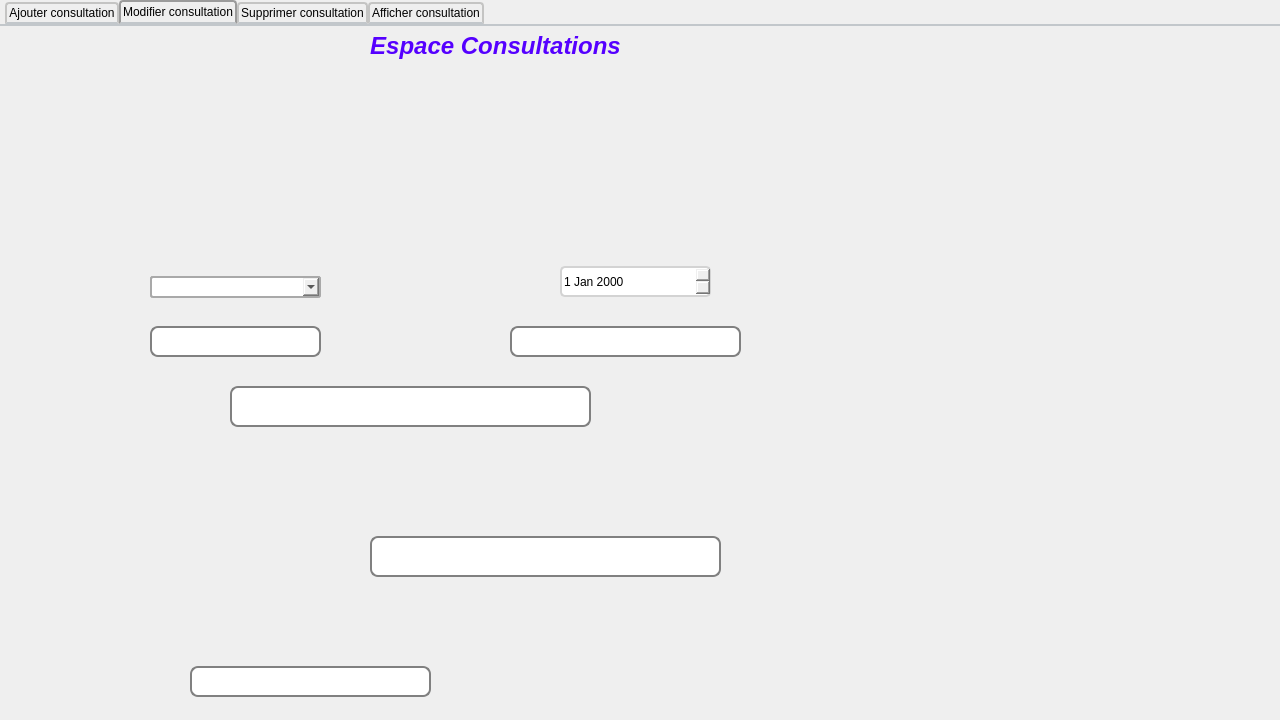
<?xml version="1.0" encoding="UTF-8"?>
<ui version="4.0">
 <class>Consultations</class>
 <widget class="QDialog" name="Consultations">
  <property name="geometry">
   <rect>
    <x>0</x>
    <y>0</y>
    <width>1280</width>
    <height>720</height>
   </rect>
  </property>
  <property name="minimumSize">
   <size>
    <width>1280</width>
    <height>720</height>
   </size>
  </property>
  <property name="maximumSize">
   <size>
    <width>1280</width>
    <height>720</height>
   </size>
  </property>
  <property name="baseSize">
   <size>
    <width>1280</width>
    <height>720</height>
   </size>
  </property>
  <property name="windowTitle">
   <string>MED++</string>
  </property>
  <widget class="QTabWidget" name="tabWidget">
   <property name="geometry">
    <rect>
     <x>0</x>
     <y>0</y>
     <width>1281</width>
     <height>721</height>
    </rect>
   </property>
   <property name="maximumSize">
    <size>
     <width>16777215</width>
     <height>16777215</height>
    </size>
   </property>
   <property name="styleSheet">
    <string notr="true">QTabWidget::pane { /* The tab widget frame */
    border-top: 2px solid #C2C7CB;
}

QTabWidget::tab-bar {
    left: 5px; /* move to the right by 5px */
}

/* Style the tab using the tab sub-control. Note that
    it reads QTabBar _not_ QTabWidget */
QTabBar::tab {
    background: qlineargradient(x1: 0, y1: 0, x2: 0, y2: 1,
                                stop: 0 #E1E1E1, stop: 0.4 #DDDDDD,
                                stop: 0.5 #D8D8D8, stop: 1.0 #D3D3D3);
    border: 2px solid #C4C4C3;
    border-bottom-color: #C2C7CB; /* same as the pane color */
    border-top-left-radius: 4px;
    border-top-right-radius: 4px;
    min-width: 8ex;
    padding: 2px;
}

QTabBar::tab:selected, QTabBar::tab:hover {
    background: qlineargradient(x1: 0, y1: 0, x2: 0, y2: 1,
                                stop: 0 #fafafa, stop: 0.4 #f4f4f4,
                                stop: 0.5 #e7e7e7, stop: 1.0 #fafafa);
}

QTabBar::tab:selected {
    border-color: #9B9B9B;
    border-bottom-color: #C2C7CB; /* same as pane color */
}

QTabBar::tab:!selected {
    margin-top: 2px; /* make non-selected tabs look smaller */
}</string>
   </property>
   <property name="currentIndex">
    <number>1</number>
   </property>
   <widget class="QWidget" name="tab">
    <attribute name="title">
     <string>Ajouter consultation</string>
    </attribute>
    <widget class="QWidget" name="widget" native="true">
     <property name="geometry">
      <rect>
       <x>0</x>
       <y>0</y>
       <width>1281</width>
       <height>701</height>
      </rect>
     </property>
     <property name="styleSheet">
      <string notr="true">QWidget#widget
{
	background-image: url(:/Ajouter Consultation.png);
}</string>
     </property>
     <widget class="QLineEdit" name="line_reff">
      <property name="geometry">
       <rect>
        <x>150</x>
        <y>229</y>
        <width>171</width>
        <height>21</height>
       </rect>
      </property>
      <property name="styleSheet">
       <string notr="true">/*QLineEdit:read-only {
background: lightblue;
}*/
QLineEdit {
padding: 1px;
border-style: solid;
border: 2px solid gray;
border-radius: 8px;
}</string>
      </property>
     </widget>
     <widget class="QLineEdit" name="line_pat">
      <property name="geometry">
       <rect>
        <x>150</x>
        <y>290</y>
        <width>171</width>
        <height>21</height>
       </rect>
      </property>
     </widget>
     <widget class="QLineEdit" name="line_sym">
      <property name="geometry">
       <rect>
        <x>490</x>
        <y>290</y>
        <width>231</width>
        <height>31</height>
       </rect>
      </property>
      <property name="styleSheet">
       <string notr="true">/*QLineEdit:read-only {
background: lightblue;
}*/

QLineEdit {
padding: 1px;
border-style: solid;
border: 2px solid gray;
border-radius: 8px;
}</string>
      </property>
     </widget>
     <widget class="QLineEdit" name="line_exa">
      <property name="geometry">
       <rect>
        <x>250</x>
        <y>340</y>
        <width>471</width>
        <height>31</height>
       </rect>
      </property>
      <property name="styleSheet">
       <string notr="true">/*QLineEdit:read-only {
background: lightblue;
}*/
QLineEdit {
padding: 1px;
border-style: solid;
border: 2px solid gray;
border-radius: 8px;
}</string>
      </property>
      <property name="alignment">
       <set>Qt::AlignLeading|Qt::AlignLeft|Qt::AlignTop</set>
      </property>
     </widget>
     <widget class="QLineEdit" name="line_res">
      <property name="geometry">
       <rect>
        <x>360</x>
        <y>490</y>
        <width>361</width>
        <height>41</height>
       </rect>
      </property>
      <property name="styleSheet">
       <string notr="true">/*QLineEdit:read-only {
background: lightblue;
}*/

QLineEdit {
padding: 1px;
border-style: solid;
border: 2px solid gray;
border-radius: 8px;
}</string>
      </property>
      <property name="alignment">
       <set>Qt::AlignLeading|Qt::AlignLeft|Qt::AlignTop</set>
      </property>
     </widget>
     <widget class="QLineEdit" name="line_dia">
      <property name="geometry">
       <rect>
        <x>180</x>
        <y>630</y>
        <width>281</width>
        <height>31</height>
       </rect>
      </property>
      <property name="styleSheet">
       <string notr="true">QLineEdit:read-only {
background: lightblue;
}</string>
      </property>
     </widget>
     <widget class="QWidget" name="widget_5" native="true">
      <property name="geometry">
       <rect>
        <x>1150</x>
        <y>80</y>
        <width>120</width>
        <height>41</height>
       </rect>
      </property>
      <widget class="QPushButton" name="pushButton">
       <property name="geometry">
        <rect>
         <x>0</x>
         <y>0</y>
         <width>121</width>
         <height>41</height>
        </rect>
       </property>
       <property name="styleSheet">
        <string notr="true">QPushButton{
border-style:solid;

background-color:#AARRGGBB ;
color:#fff;
border-radius:7px;
}

</string>
       </property>
       <property name="text">
        <string/>
       </property>
      </widget>
     </widget>
     <widget class="QWidget" name="widget_6" native="true">
      <property name="geometry">
       <rect>
        <x>1140</x>
        <y>410</y>
        <width>120</width>
        <height>41</height>
       </rect>
      </property>
      <widget class="QPushButton" name="Ajouter">
       <property name="geometry">
        <rect>
         <x>0</x>
         <y>0</y>
         <width>121</width>
         <height>41</height>
        </rect>
       </property>
       <property name="styleSheet">
        <string notr="true">QPushButton{
border-style:solid;

background-color:#AARRGGBB ;
color:#fff;
border-radius:7px;
}


QPushButton:pressed {
    background-color: qlineargradient(x1: 0, y1: 0, x2: 0, y2: 1,
                                      stop: 0 #dadbde, stop: 1 #f6f7fa);
}

</string>
       </property>
       <property name="text">
        <string/>
       </property>
       <property name="icon">
        <iconset resource="reosurces.qrc">
         <normaloff>:/icon.png</normaloff>:/icon.png</iconset>
       </property>
      </widget>
     </widget>
     <widget class="QDateEdit" name="dateEdit">
      <property name="geometry">
       <rect>
        <x>560</x>
        <y>230</y>
        <width>111</width>
        <height>22</height>
       </rect>
      </property>
      <property name="styleSheet">
       <string notr="true">
QDateEdit::drop-down {
	subcontrol-origin: padding;
	subcontrol-position: top right;
	width: 15px;
 
	border-left-width: 1px;
	border-left-color: darkgray;
	border-left-style: solid;
	border-top-right-radius: 3px;
	border-bottom-right-radius: 3px;
}
QDateEdit {
	border: 2px solid lightgray;
	border-radius: 5px;
}


</string>
      </property>
     </widget>
     <widget class="QTextEdit" name="textEdit1">
      <property name="geometry">
       <rect>
        <x>850</x>
        <y>430</y>
        <width>251</width>
        <height>241</height>
       </rect>
      </property>
      <property name="styleSheet">
       <string notr="true">/*border-width:2px;
border-style:solid;
border-color:darkblue;*/
QTextEdit {
padding: 1px;
border-style: solid;
border: 2px solid gray;
border-radius: 8px;
}</string>
      </property>
     </widget>
     <widget class="QPushButton" name="imprimer">
      <property name="geometry">
       <rect>
        <x>1120</x>
        <y>580</y>
        <width>93</width>
        <height>28</height>
       </rect>
      </property>
      <property name="styleSheet">
       <string notr="true">QPushButton {
    border: 2px solid #8f8f91;
    border-radius: 6px;
    background-color: qlineargradient(x1: 0, y1: 0, x2: 0, y2: 1,
                                      stop: 0 #f6f7fa, stop: 1 #dadbde);
    min-width: 80px;
}
QPushButton:pressed {
    background-color: qlineargradient(x1: 0, y1: 0, x2: 0, y2: 1,
                                      stop: 0 #dadbde, stop: 1 #f6f7fa);
}

QPushButton:flat {
    border: none; /* no border for a flat push button */
}

QPushButton:default {
    border-color: navy; /* make the default button prominent */
}
QPushButton:open { /* when the button has its menu open */
    background-color: qlineargradient(x1: 0, y1: 0, x2: 0, y2: 1,
                                      stop: 0 #dadbde, stop: 1 #f6f7fa);
}

QPushButton::menu-indicator {
    image: url(menu_indicator.png);
    subcontrol-origin: padding;
    subcontrol-position: bottom right;
}

QPushButton::menu-indicator:pressed, QPushButton::menu-indicator:open {
    position: relative;
    top: 2px; left: 2px; /* shift the arrow by 2 px */
}</string>
      </property>
      <property name="text">
       <string>Imprimer</string>
      </property>
     </widget>
     <widget class="QComboBox" name="comboBox_2">
      <property name="geometry">
       <rect>
        <x>150</x>
        <y>290</y>
        <width>171</width>
        <height>22</height>
       </rect>
      </property>
      <property name="styleSheet">
       <string notr="true">border-width:2px;
border-style:solid;
border-color:darkblue;

border-radius: 3px;
padding: 1px 18px 1px 3px;
min-width: 6em;

background: qlineargradient(x1: 0, y1: 0, x2: 0, y2: 1,
                       stop: 0 #D3D3D3, stop: 0.4 #D8D8D8,
                       stop: 0.5 #DDDDDD, stop: 1.0 #E1E1E1);


padding-top: 3px;
padding-left: 4px;

subcontrol-origin: padding;
subcontrol-position: top right;
width: 15px;

border-left-width: 1px;
border-left-color: darkgray;
border-left-style: solid; 
border-top-right-radius: 3px; 
border-bottom-right-radius: 3px;

top: 1px;
left: 1px;

border: 2px solid darkgray;
selection-background-color: lightgray;</string>
      </property>
     </widget>
     <widget class="QPushButton" name="sauvegarder">
      <property name="geometry">
       <rect>
        <x>1120</x>
        <y>540</y>
        <width>93</width>
        <height>28</height>
       </rect>
      </property>
      <property name="styleSheet">
       <string notr="true">QPushButton {
    border: 2px solid #8f8f91;
    border-radius: 6px;
    background-color: qlineargradient(x1: 0, y1: 0, x2: 0, y2: 1,
                                      stop: 0 #f6f7fa, stop: 1 #dadbde);
    min-width: 80px;
}
QPushButton:pressed {
    background-color: qlineargradient(x1: 0, y1: 0, x2: 0, y2: 1,
                                      stop: 0 #dadbde, stop: 1 #f6f7fa);
}

QPushButton:flat {
    border: none; /* no border for a flat push button */
}

QPushButton:default {
    border-color: navy; /* make the default button prominent */
}
QPushButton:open { /* when the button has its menu open */
    background-color: qlineargradient(x1: 0, y1: 0, x2: 0, y2: 1,
                                      stop: 0 #dadbde, stop: 1 #f6f7fa);
}

QPushButton::menu-indicator {
    image: url(menu_indicator.png);
    subcontrol-origin: padding;
    subcontrol-position: bottom right;
}

QPushButton::menu-indicator:pressed, QPushButton::menu-indicator:open {
    position: relative;
    top: 2px; left: 2px; /* shift the arrow by 2 px */
}</string>
      </property>
      <property name="text">
       <string>sauvegarder</string>
      </property>
     </widget>
     <widget class="QLabel" name="label_4">
      <property name="geometry">
       <rect>
        <x>930</x>
        <y>390</y>
        <width>91</width>
        <height>20</height>
       </rect>
      </property>
      <property name="text">
       <string>&lt;html&gt;&lt;head/&gt;&lt;body&gt;&lt;p align=&quot;center&quot;&gt;&lt;span style=&quot; font-size:12pt; font-weight:600; color:#7777ff;&quot;&gt;NOTE:&lt;/span&gt;&lt;/p&gt;&lt;/body&gt;&lt;/html&gt;</string>
      </property>
     </widget>
     <widget class="QLabel" name="label_3">
      <property name="geometry">
       <rect>
        <x>360</x>
        <y>0</y>
        <width>341</width>
        <height>41</height>
       </rect>
      </property>
      <property name="text">
       <string>&lt;html&gt;&lt;head/&gt;&lt;body&gt;&lt;p align=&quot;center&quot;&gt;&lt;span style=&quot; font-size:xx-large; font-weight:600; font-style:italic; color:#5500ff;&quot;&gt;Espace Consultations&lt;/span&gt;&lt;/p&gt;&lt;/body&gt;&lt;/html&gt;</string>
      </property>
     </widget>
     <widget class="QComboBox" name="diagnostique">
      <property name="geometry">
       <rect>
        <x>180</x>
        <y>630</y>
        <width>281</width>
        <height>31</height>
       </rect>
      </property>
      <property name="styleSheet">
       <string notr="true">border-width:2px;
border-style:solid;
border-color:darkblue;

border-radius: 3px;
padding: 1px 18px 1px 3px;
min-width: 6em;

background: qlineargradient(x1: 0, y1: 0, x2: 0, y2: 1,
                       stop: 0 #D3D3D3, stop: 0.4 #D8D8D8,
                       stop: 0.5 #DDDDDD, stop: 1.0 #E1E1E1);


padding-top: 3px;
padding-left: 4px;

subcontrol-origin: padding;
subcontrol-position: top right;
width: 15px;

border-left-width: 1px;
border-left-color: darkgray;
border-left-style: solid; 
border-top-right-radius: 3px; 
border-bottom-right-radius: 3px;

top: 1px;
left: 1px;

border: 2px solid darkgray;
selection-background-color: lightgray;</string>
      </property>
     </widget>
    </widget>
   </widget>
   <widget class="QWidget" name="tab_2">
    <attribute name="title">
     <string>Modifier consultation</string>
    </attribute>
    <widget class="QWidget" name="widget_2" native="true">
     <property name="geometry">
      <rect>
       <x>0</x>
       <y>0</y>
       <width>1281</width>
       <height>701</height>
      </rect>
     </property>
     <property name="styleSheet">
      <string notr="true">QWidget#widget_2
{
	background-image: url(:/ModifierConsultation.png);
}</string>
     </property>
     <widget class="QLineEdit" name="idd">
      <property name="geometry">
       <rect>
        <x>150</x>
        <y>300</y>
        <width>171</width>
        <height>31</height>
       </rect>
      </property>
      <property name="styleSheet">
       <string notr="true">QLineEdit {
padding: 1px;
border-style: solid;
border: 2px solid gray;
border-radius: 8px;
}

/*QLineEdit:read-only {
background: lightblue;

}*/

</string>
      </property>
     </widget>
     <widget class="QLineEdit" name="res_exam">
      <property name="geometry">
       <rect>
        <x>370</x>
        <y>510</y>
        <width>351</width>
        <height>41</height>
       </rect>
      </property>
      <property name="styleSheet">
       <string notr="true">/*QLineEdit:read-only {
background: lightblue;
}*/
QLineEdit {
padding: 1px;
border-style: solid;
border: 2px solid gray;
border-radius: 8px;
}</string>
      </property>
      <property name="alignment">
       <set>Qt::AlignLeading|Qt::AlignLeft|Qt::AlignTop</set>
      </property>
     </widget>
     <widget class="QLineEdit" name="symp">
      <property name="geometry">
       <rect>
        <x>510</x>
        <y>300</y>
        <width>231</width>
        <height>31</height>
       </rect>
      </property>
      <property name="styleSheet">
       <string notr="true">/*QLineEdit:read-only {
background: lightblue;
}*/
QLineEdit {
padding: 1px;
border-style: solid;
border: 2px solid gray;
border-radius: 8px;
}</string>
      </property>
     </widget>
     <widget class="QLineEdit" name="diag">
      <property name="geometry">
       <rect>
        <x>190</x>
        <y>640</y>
        <width>241</width>
        <height>31</height>
       </rect>
      </property>
      <property name="styleSheet">
       <string notr="true">/*QLineEdit:read-only {
background: lightblue;
}*/
QLineEdit {
padding: 1px;
border-style: solid;
border: 2px solid gray;
border-radius: 8px;
}</string>
      </property>
     </widget>
     <widget class="QLineEdit" name="reff_const">
      <property name="geometry">
       <rect>
        <x>150</x>
        <y>250</y>
        <width>171</width>
        <height>21</height>
       </rect>
      </property>
     </widget>
     <widget class="QLineEdit" name="exam">
      <property name="geometry">
       <rect>
        <x>230</x>
        <y>360</y>
        <width>361</width>
        <height>41</height>
       </rect>
      </property>
      <property name="styleSheet">
       <string notr="true">QLineEdit {
padding: 1px;
border-style: solid;
border: 2px solid gray;
border-radius: 8px;
}</string>
      </property>
      <property name="alignment">
       <set>Qt::AlignLeading|Qt::AlignLeft|Qt::AlignTop</set>
      </property>
     </widget>
     <widget class="QPushButton" name="pushButton_3">
      <property name="geometry">
       <rect>
        <x>1160</x>
        <y>80</y>
        <width>111</width>
        <height>41</height>
       </rect>
      </property>
      <property name="styleSheet">
       <string notr="true">QPushButton{
border-style:solid;

background-color:#AARRGGBB ;
color:#fff;
border-radius:7px;
}

</string>
      </property>
      <property name="text">
       <string/>
      </property>
     </widget>
     <widget class="QPushButton" name="modifier_consultation">
      <property name="geometry">
       <rect>
        <x>1150</x>
        <y>410</y>
        <width>121</width>
        <height>41</height>
       </rect>
      </property>
      <property name="styleSheet">
       <string notr="true">QPushButton{
border-style:solid;

background-color:#AARRGGBB ;
color:#fff;
border-radius:7px;
}

</string>
      </property>
      <property name="text">
       <string/>
      </property>
     </widget>
     <widget class="QDateEdit" name="dateEdit_2">
      <property name="geometry">
       <rect>
        <x>560</x>
        <y>240</y>
        <width>151</width>
        <height>31</height>
       </rect>
      </property>
      <property name="styleSheet">
       <string notr="true">
QDateEdit::drop-down {
	subcontrol-origin: padding;
	subcontrol-position: top right;
	width: 15px;
 
	border-left-width: 1px;
	border-left-color: darkgray;
	border-left-style: solid;
	border-top-right-radius: 3px;
	border-bottom-right-radius: 3px;
}
QDateEdit {
	border: 2px solid lightgray;
	border-radius: 5px;
}


</string>
      </property>
     </widget>
     <widget class="QComboBox" name="comboBox_3">
      <property name="geometry">
       <rect>
        <x>150</x>
        <y>250</y>
        <width>171</width>
        <height>22</height>
       </rect>
      </property>
      <property name="styleSheet">
       <string notr="true">border-width:2px;
border-style:solid;
border-color:darkblue;

border-radius: 3px;
padding: 1px 18px 1px 3px;
min-width: 6em;

background: qlineargradient(x1: 0, y1: 0, x2: 0, y2: 1,
                       stop: 0 #D3D3D3, stop: 0.4 #D8D8D8,
                       stop: 0.5 #DDDDDD, stop: 1.0 #E1E1E1);


padding-top: 3px;
padding-left: 4px;

subcontrol-origin: padding;
subcontrol-position: top right;
width: 15px;

border-left-width: 1px;
border-left-color: darkgray;
border-left-style: solid; 
border-top-right-radius: 3px; 
border-bottom-right-radius: 3px;

top: 1px;
left: 1px;

border: 2px solid darkgray;
selection-background-color: lightgray;

</string>
      </property>
     </widget>
     <widget class="QLabel" name="lc1">
      <property name="geometry">
       <rect>
        <x>350</x>
        <y>0</y>
        <width>291</width>
        <height>41</height>
       </rect>
      </property>
      <property name="text">
       <string>&lt;html&gt;&lt;head/&gt;&lt;body&gt;&lt;p align=&quot;center&quot;&gt;&lt;span style=&quot; font-size:xx-large; font-weight:600; font-style:italic; color:#5500ff;&quot;&gt;Espace Consultations&lt;/span&gt;&lt;/p&gt;&lt;/body&gt;&lt;/html&gt;</string>
      </property>
     </widget>
     <widget class="QPushButton" name="choisir">
      <property name="geometry">
       <rect>
        <x>400</x>
        <y>180</y>
        <width>121</width>
        <height>41</height>
       </rect>
      </property>
      <property name="styleSheet">
       <string notr="true">QPushButton{
border-style:solid;

background-color:#AARRGGBB ;
color:#fff;
border-radius:7px;
}

</string>
      </property>
      <property name="text">
       <string/>
      </property>
     </widget>
     <widget class="QPushButton" name="actualiser">
      <property name="geometry">
       <rect>
        <x>360</x>
        <y>180</y>
        <width>31</width>
        <height>31</height>
       </rect>
      </property>
      <property name="styleSheet">
       <string notr="true">QPushButton{
border-style:solid;

background-color:#AARRGGBB ;
color:#fff;
border-radius:7px;
}

</string>
      </property>
      <property name="text">
       <string/>
      </property>
     </widget>
     <zorder>reff_const</zorder>
     <zorder>idd</zorder>
     <zorder>res_exam</zorder>
     <zorder>symp</zorder>
     <zorder>diag</zorder>
     <zorder>exam</zorder>
     <zorder>pushButton_3</zorder>
     <zorder>modifier_consultation</zorder>
     <zorder>dateEdit_2</zorder>
     <zorder>comboBox_3</zorder>
     <zorder>lc1</zorder>
     <zorder>choisir</zorder>
     <zorder>actualiser</zorder>
    </widget>
   </widget>
   <widget class="QWidget" name="tab_3">
    <attribute name="title">
     <string>Supprimer consultation</string>
    </attribute>
    <widget class="QWidget" name="widget_3" native="true">
     <property name="geometry">
      <rect>
       <x>0</x>
       <y>0</y>
       <width>1281</width>
       <height>691</height>
      </rect>
     </property>
     <property name="styleSheet">
      <string notr="true">QWidget#widget_3
{
	background-image: url(:/SuppConst.png);
}</string>
     </property>
     <widget class="QLineEdit" name="reff">
      <property name="geometry">
       <rect>
        <x>340</x>
        <y>350</y>
        <width>251</width>
        <height>31</height>
       </rect>
      </property>
      <property name="styleSheet">
       <string notr="true">QLineEdit:read-only {
background: lightblue;
}</string>
      </property>
      <property name="clearButtonEnabled">
       <bool>true</bool>
      </property>
     </widget>
     <widget class="QPushButton" name="pushButton_5">
      <property name="geometry">
       <rect>
        <x>1150</x>
        <y>80</y>
        <width>111</width>
        <height>41</height>
       </rect>
      </property>
      <property name="styleSheet">
       <string notr="true">QPushButton{
border-style:solid;

background-color:#AARRGGBB ;
color:#fff;
border-radius:7px;
}

</string>
      </property>
      <property name="text">
       <string/>
      </property>
     </widget>
     <widget class="QPushButton" name="supprimer_consultation">
      <property name="geometry">
       <rect>
        <x>1120</x>
        <y>640</y>
        <width>121</width>
        <height>41</height>
       </rect>
      </property>
      <property name="styleSheet">
       <string notr="true">QPushButton{
border-style:solid;

background-color:#AARRGGBB ;
color:#fff;
border-radius:7px;
}

</string>
      </property>
      <property name="text">
       <string/>
      </property>
     </widget>
     <widget class="QLabel" name="lc_2">
      <property name="geometry">
       <rect>
        <x>410</x>
        <y>0</y>
        <width>291</width>
        <height>41</height>
       </rect>
      </property>
      <property name="text">
       <string>&lt;html&gt;&lt;head/&gt;&lt;body&gt;&lt;p align=&quot;center&quot;&gt;&lt;span style=&quot; font-size:xx-large; font-weight:600; font-style:italic; color:#5500ff;&quot;&gt;Espace Consultations&lt;/span&gt;&lt;/p&gt;&lt;/body&gt;&lt;/html&gt;</string>
      </property>
     </widget>
     <widget class="QComboBox" name="supprimer">
      <property name="geometry">
       <rect>
        <x>340</x>
        <y>350</y>
        <width>251</width>
        <height>31</height>
       </rect>
      </property>
      <property name="styleSheet">
       <string notr="true">border-width:2px;
border-style:solid;
border-color:darkblue;

border-radius: 3px;
padding: 1px 18px 1px 3px;
min-width: 6em;

background: qlineargradient(x1: 0, y1: 0, x2: 0, y2: 1,
                       stop: 0 #D3D3D3, stop: 0.4 #D8D8D8,
                       stop: 0.5 #DDDDDD, stop: 1.0 #E1E1E1);


padding-top: 3px;
padding-left: 4px;

subcontrol-origin: padding;
subcontrol-position: top right;
width: 15px;

border-left-width: 1px;
border-left-color: darkgray;
border-left-style: solid; 
border-top-right-radius: 3px; 
border-bottom-right-radius: 3px;

top: 1px;
left: 1px;

border: 2px solid darkgray;
selection-background-color: lightgray;

</string>
      </property>
     </widget>
    </widget>
   </widget>
   <widget class="QWidget" name="tab_4">
    <attribute name="title">
     <string>Afficher consultation</string>
    </attribute>
    <widget class="QWidget" name="widget_4" native="true">
     <property name="geometry">
      <rect>
       <x>-20</x>
       <y>0</y>
       <width>1281</width>
       <height>691</height>
      </rect>
     </property>
     <property name="styleSheet">
      <string notr="true">QWidget#widget_4 
{
	background-image: url(:/AfficherCnst.png);
}</string>
     </property>
     <widget class="QTableView" name="TabConsultation">
      <property name="geometry">
       <rect>
        <x>90</x>
        <y>240</y>
        <width>981</width>
        <height>291</height>
       </rect>
      </property>
      <property name="styleSheet">
       <string notr="true">QTableView QTableCornerButton::section {
    background: red;
    border: 2px outset red;
}
QTableView {
    selection-background-color: qlineargradient(x1: 0, y1: 0, x2: 0.5, y2: 0.5,
                                stop: 0 #FF92BB, stop: 1 gray);
}
 QScrollBar:vertical {
     border: 2px solid grey;
     background: #32CC99;
     width: 15px;
     margin: 22px 0 22px 0;
 }
 QScrollBar::handle:vertical {
     background: white;
     min-height: 20px;
 }
 QScrollBar::add-line:vertical {
     border: 2px solid grey;
     background: #32CC99;
     height: 20px;
     subcontrol-position: bottom;
     subcontrol-origin: margin;
 }

 QScrollBar::sub-line:vertical {
     border: 2px solid grey;
     background: #32CC99;
     height: 20px;
     subcontrol-position: top;
     subcontrol-origin: margin;
 }
 QScrollBar::up-arrow:vertical, QScrollBar::down-arrow:vertical {
     border: 2px solid grey;
     width: 3px;
     height: 3px;
     background: white;
 }

 QScrollBar::add-page:vertical, QScrollBar::sub-page:vertical {
     background: none;
 }

</string>
      </property>
     </widget>
     <widget class="QPushButton" name="pushButton_7">
      <property name="geometry">
       <rect>
        <x>1150</x>
        <y>80</y>
        <width>111</width>
        <height>41</height>
       </rect>
      </property>
      <property name="styleSheet">
       <string notr="true">QPushButton{
border-style:solid;

background-color:#AARRGGBB ;
color:#fff;
border-radius:7px;
}

</string>
      </property>
      <property name="text">
       <string/>
      </property>
     </widget>
     <widget class="QLabel" name="label_2">
      <property name="geometry">
       <rect>
        <x>30</x>
        <y>200</y>
        <width>81</width>
        <height>21</height>
       </rect>
      </property>
      <property name="font">
       <font>
        <family>Agency FB</family>
        <pointsize>16</pointsize>
       </font>
      </property>
      <property name="text">
       <string>Trier Par : </string>
      </property>
     </widget>
     <widget class="QRadioButton" name="tri_date">
      <property name="geometry">
       <rect>
        <x>230</x>
        <y>200</y>
        <width>95</width>
        <height>20</height>
       </rect>
      </property>
      <property name="styleSheet">
       <string notr="true">QRadioButton::indicator {
    width: 13px;
    height: 13px;
}





</string>
      </property>
      <property name="text">
       <string>Date</string>
      </property>
     </widget>
     <widget class="QRadioButton" name="tri_reff">
      <property name="geometry">
       <rect>
        <x>350</x>
        <y>200</y>
        <width>95</width>
        <height>20</height>
       </rect>
      </property>
      <property name="styleSheet">
       <string notr="true">QRadioButton::indicator {
    width: 13px;
    height: 13px;
}</string>
      </property>
      <property name="text">
       <string>référence</string>
      </property>
     </widget>
     <widget class="QRadioButton" name="tri_id">
      <property name="geometry">
       <rect>
        <x>480</x>
        <y>200</y>
        <width>95</width>
        <height>20</height>
       </rect>
      </property>
      <property name="styleSheet">
       <string notr="true">QRadioButton::indicator {
    width: 13px;
    height: 13px;
}</string>
      </property>
      <property name="text">
       <string>identifiant</string>
      </property>
     </widget>
     <widget class="QLabel" name="lc_3">
      <property name="geometry">
       <rect>
        <x>370</x>
        <y>0</y>
        <width>391</width>
        <height>41</height>
       </rect>
      </property>
      <property name="text">
       <string>&lt;html&gt;&lt;head/&gt;&lt;body&gt;&lt;p align=&quot;center&quot;&gt;&lt;span style=&quot; font-size:xx-large; font-weight:600; font-style:italic; color:#5500ff;&quot;&gt;Espace Consultations&lt;/span&gt;&lt;/p&gt;&lt;/body&gt;&lt;/html&gt;</string>
      </property>
     </widget>
     <widget class="QPushButton" name="rechercher">
      <property name="geometry">
       <rect>
        <x>1050</x>
        <y>190</y>
        <width>93</width>
        <height>28</height>
       </rect>
      </property>
      <property name="styleSheet">
       <string notr="true">QPushButton {
    border: 2px solid #8f8f91;
    border-radius: 6px;
    background-color: qlineargradient(x1: 0, y1: 0, x2: 0, y2: 1,
                                      stop: 0 #f6f7fa, stop: 1 #dadbde);
    min-width: 80px;
}
QPushButton:pressed {
    background-color: qlineargradient(x1: 0, y1: 0, x2: 0, y2: 1,
                                      stop: 0 #dadbde, stop: 1 #f6f7fa);
}

QPushButton:flat {
    border: none; /* no border for a flat push button */
}

QPushButton:default {
    border-color: navy; /* make the default button prominent */
}
QPushButton:open { /* when the button has its menu open */
    background-color: qlineargradient(x1: 0, y1: 0, x2: 0, y2: 1,
                                      stop: 0 #dadbde, stop: 1 #f6f7fa);
}

QPushButton::menu-indicator {
    image: url(menu_indicator.png);
    subcontrol-origin: padding;
    subcontrol-position: bottom right;
}

QPushButton::menu-indicator:pressed, QPushButton::menu-indicator:open {
    position: relative;
    top: 2px; left: 2px; /* shift the arrow by 2 px */
}</string>
      </property>
      <property name="text">
       <string>rechercher</string>
      </property>
     </widget>
     <widget class="QLineEdit" name="reff_consultation">
      <property name="geometry">
       <rect>
        <x>916</x>
        <y>190</y>
        <width>113</width>
        <height>22</height>
       </rect>
      </property>
      <property name="styleSheet">
       <string notr="true">/*QLineEdit:read-only {
background: lightblue;
}*/
QLineEdit {
padding: 1px;
border-style: solid;
border: 2px solid gray;
border-radius: 8px;
}</string>
      </property>
      <property name="text">
       <string/>
      </property>
     </widget>
     <widget class="QLabel" name="label">
      <property name="geometry">
       <rect>
        <x>740</x>
        <y>190</y>
        <width>131</width>
        <height>20</height>
       </rect>
      </property>
      <property name="text">
       <string>Reff_consultation :</string>
      </property>
     </widget>
    </widget>
   </widget>
  </widget>
 </widget>
 <resources>
  <include location="reosurces.qrc"/>
 </resources>
 <connections/>
</ui>
